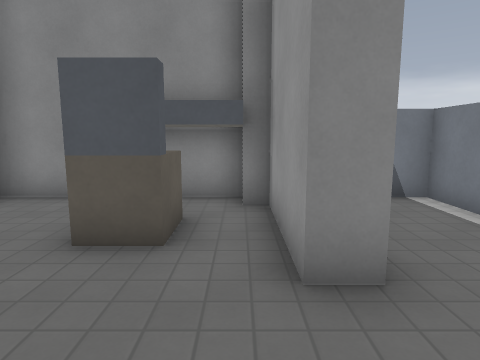
View 1 (above)

24 first-person views from a walk through a Godot game level. The camera is 1.4 m above the floor, tilts 8° down and sees 75° across. Doors that lead somewhere are drawn open, without their leaves. The floor is counted in squares, 1 m on a side. Each view is taken from the middle of a square. On the plan, view 1 faces up. The plan holds only what a view shows up to about 14 squares ahead; the rest is blank. Surface patterns are stand-ins for the level's own textures.

View 2
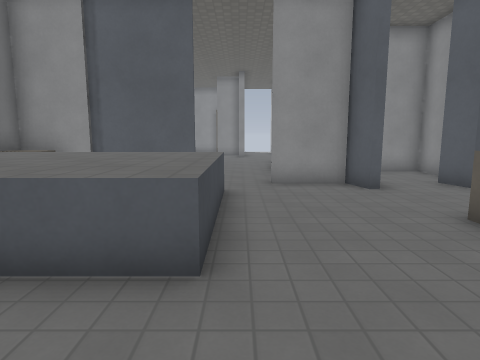

View 3
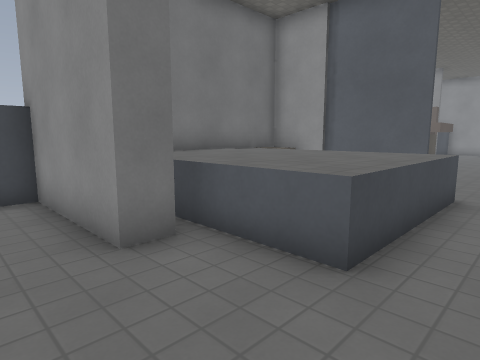

View 4
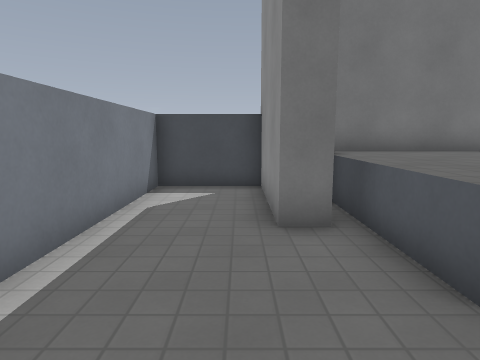

View 5
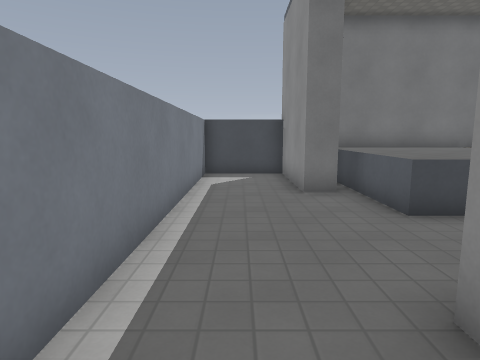

View 6
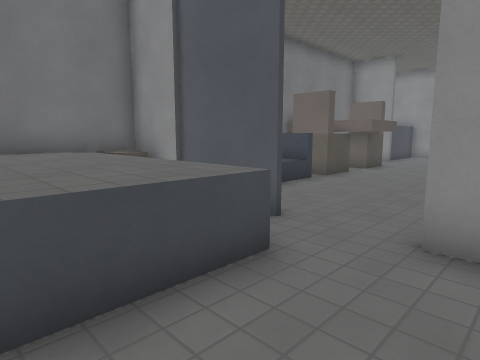

View 7
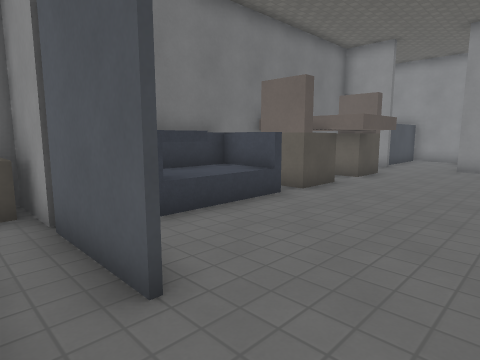

View 8
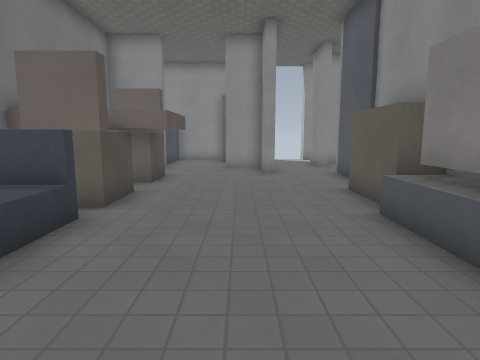

View 9
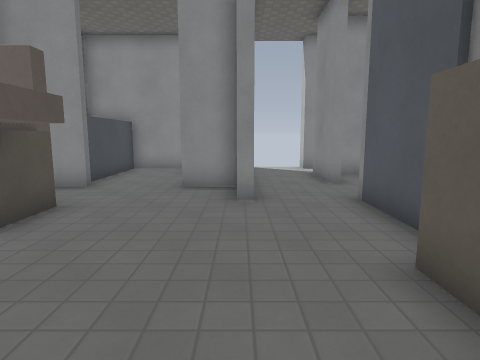

View 10
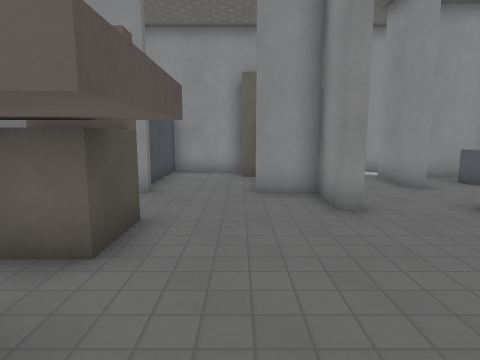

View 11
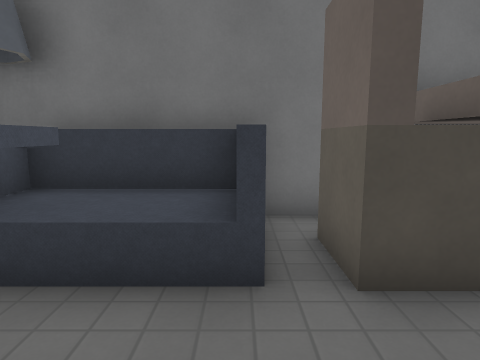

View 12
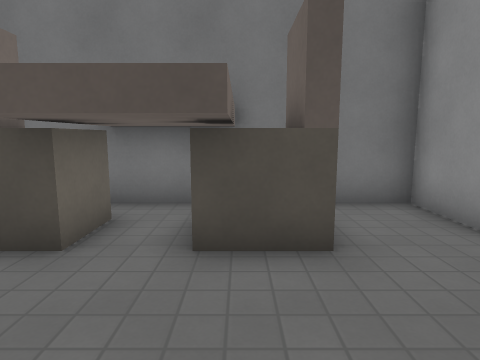

View 13
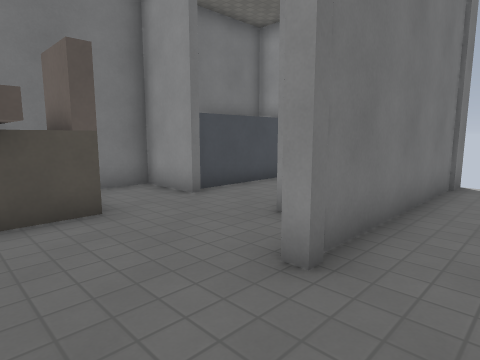

View 14
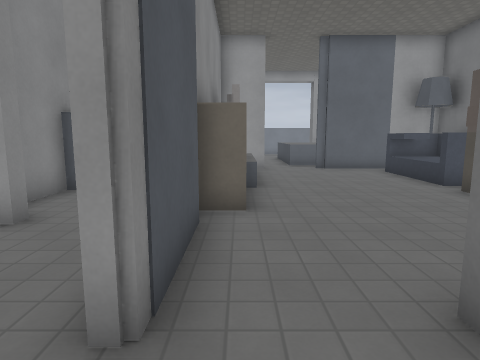

View 15
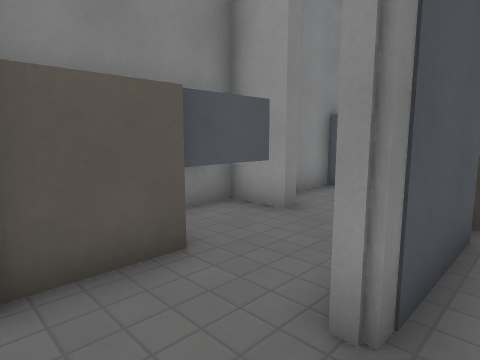

View 16
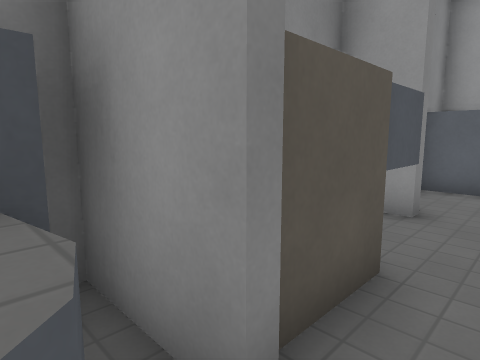

View 17
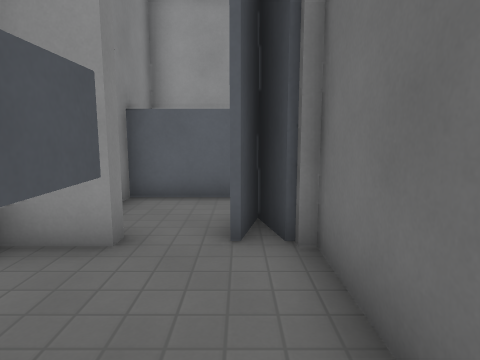

View 18
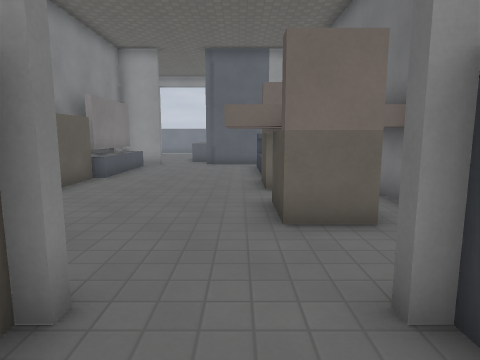

View 19
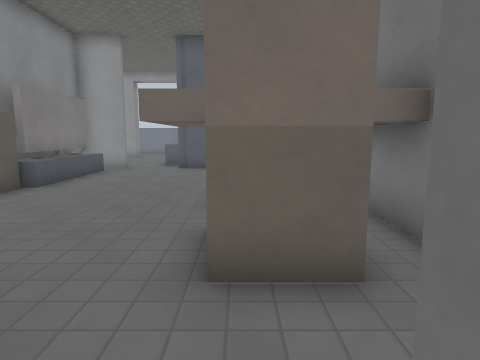

View 20
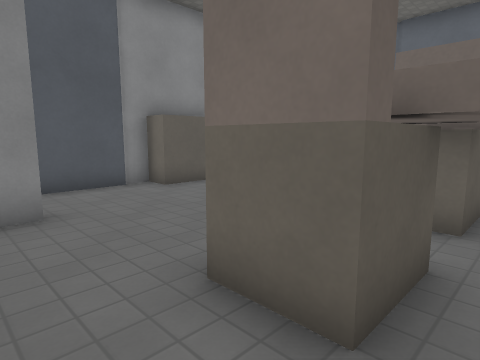

View 21
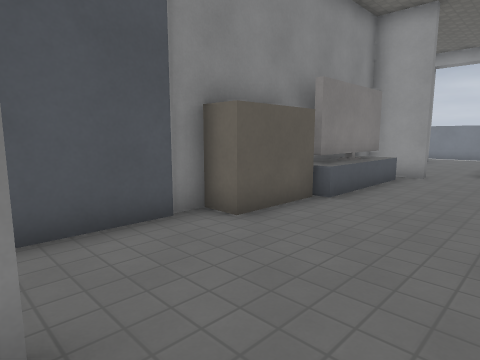

View 22
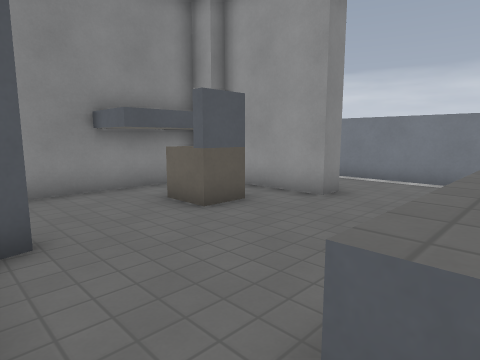

View 23
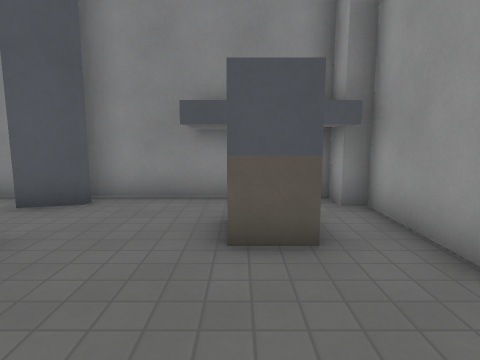

View 24
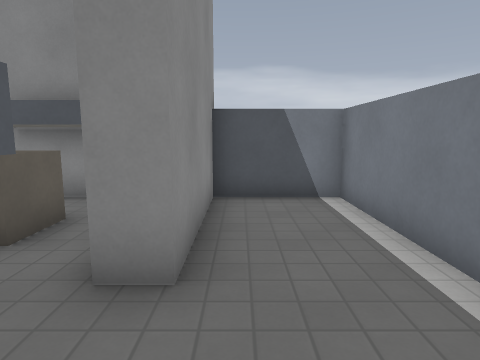

### Floor plan
Key: @ floor where view 1 was taken; # wall or solid block; . floor; D door; ^ raised ledge; B block; S sofa; T TV; O other object.
Columns run from 25 left of view 1 to 5 right of it. Each row starts with its distance up from view 1.
  7      #   ##### ######### ######
  6    ###  ###..# #......#####...#
  5   ##^#BB.....#   ......BB.#...#
  4 #  #......##.#     #...##.#...#
  3 #DD##..#############......#...#
  2 D..........BBBTTTT.#..........#
  1 D..................#..........#
  0 ########.................@....#
 -1 ###BBB..............^^^^^^....#
 -2 ##B................D^^^^^^....#
 -3 #........OOO.......D^^^^^^#...#
 -4 #.......BBBBBBSSSS.D^^^^^^#...#
 -5 ######..BBBBBBSSSS.#B^^^^^#...#
 -6      #...OOOO SSSS#BB^^^^ #...#
 -7      ##########################

Positions as (right, up) in squares from view 1, and headings:
1: (0, 0), facing up
2: (3, 0), facing left
3: (3, 1), facing down-left
4: (2, 2), facing down
5: (3, 5), facing down
6: (-2, 2), facing down-left
7: (-5, 1), facing down-left
8: (-6, -1), facing left
9: (-11, 0), facing left
10: (-12, -2), facing left
11: (-11, -1), facing down
12: (-16, 0), facing down
13: (-15, 2), facing down-left
14: (-20, 2), facing right
15: (-20, 2), facing up-right
16: (-21, 4), facing up-right
17: (-19, 4), facing right
18: (-22, -3), facing right
19: (-20, -4), facing right
20: (-19, -6), facing up-right
21: (-18, -2), facing up-right
22: (-6, -1), facing up-right
23: (-2, 0), facing up
24: (2, 0), facing up
